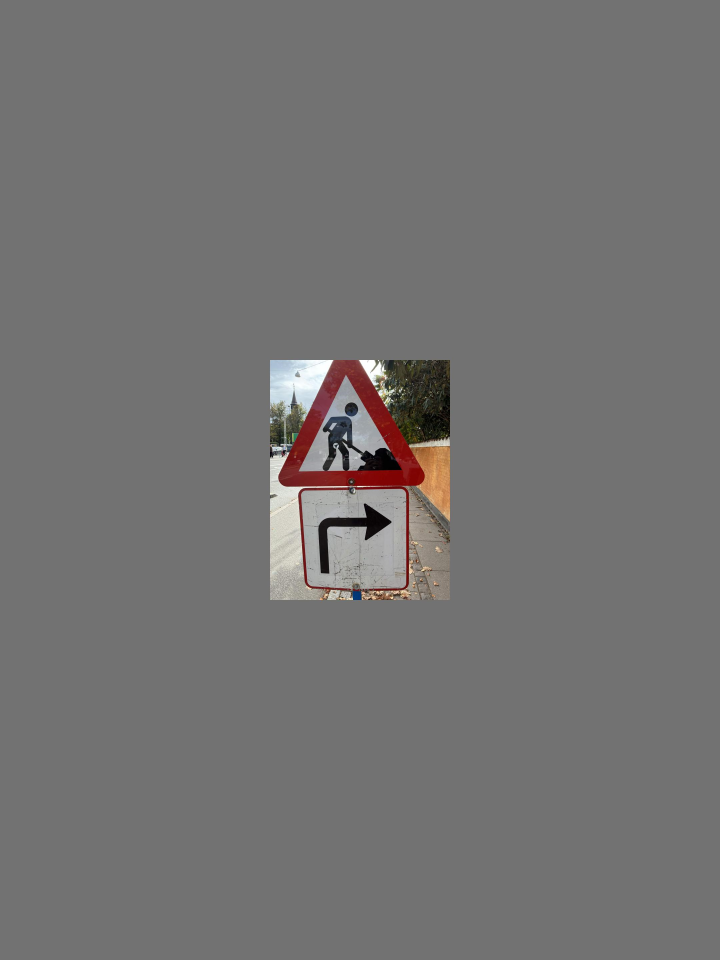
#> input picture OURData/Padded Everything/IMG_2948.jpg, 2160 x 2880 px, found by its file name (shown at 1/3 size); its folder holds only this picture in this run
$ python pad.py
#> lines starting #> are read from the running program, lines starting #| are printed output that depends on the picture
from os import listdir, makedirs
from os.path import isdir
from PIL import Image, ImageOps

DatasetPath = "./OURData/padded everything/"
#DatasetPath = "./datasets/GTSDB/images/val/"
imagePath = DatasetPath+""

imageList = []
filenames = listdir(imagePath)
for filename in filenames:
    imageList.append(DatasetPath+filename)

for file in filenames:
    image = Image.open(DatasetPath+file)
#> image is the input picture: PIL image 2160x2880 RGB; mean R, G, B 115.5, 114.3, 113.9
    image = ImageOps.exif_transpose(image)
    ow, oh = image.size
#> ow = 2160; oh = 2880
    scale = .25
    image = image.resize((int(image.width * scale), int(image.height * scale)))
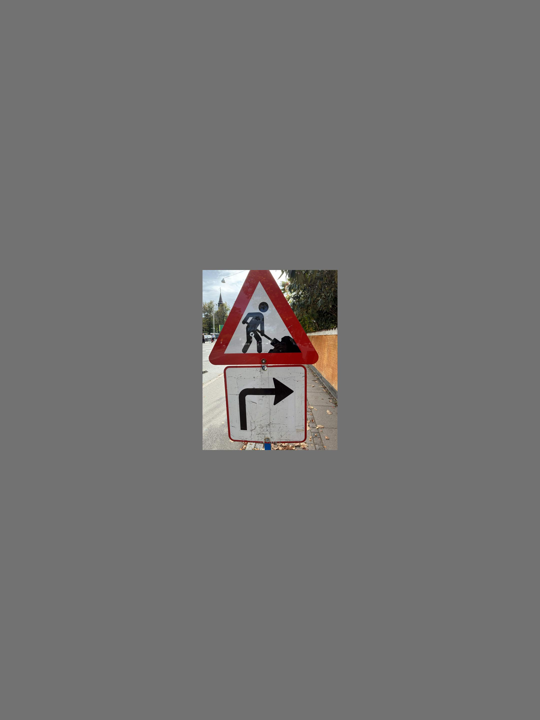
#> image: PIL image 540x720 RGB; mean R, G, B 115.5, 114.3, 113.9
    output = Image.new(image.mode, (ow, oh), (114, 114, 114))
#> output: PIL image 2160x2880 RGB; every value is 114
    output.paste(image, (int((ow - image.width) / 2), int((oh - image.height) / 2)))
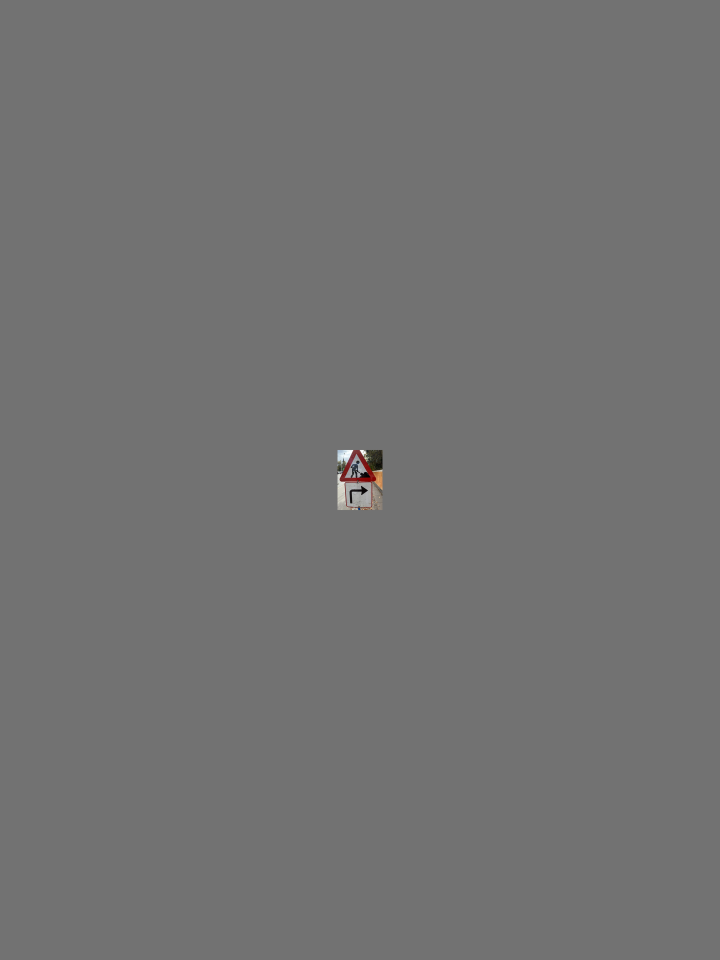
#> output: PIL image 2160x2880 RGB (shown at 1/3 size); mean R, G, B 114.1, 114, 114
    output.save(DatasetPath+file)

$ run again, on OURData/Padded Everything/IMG_2967.jpg
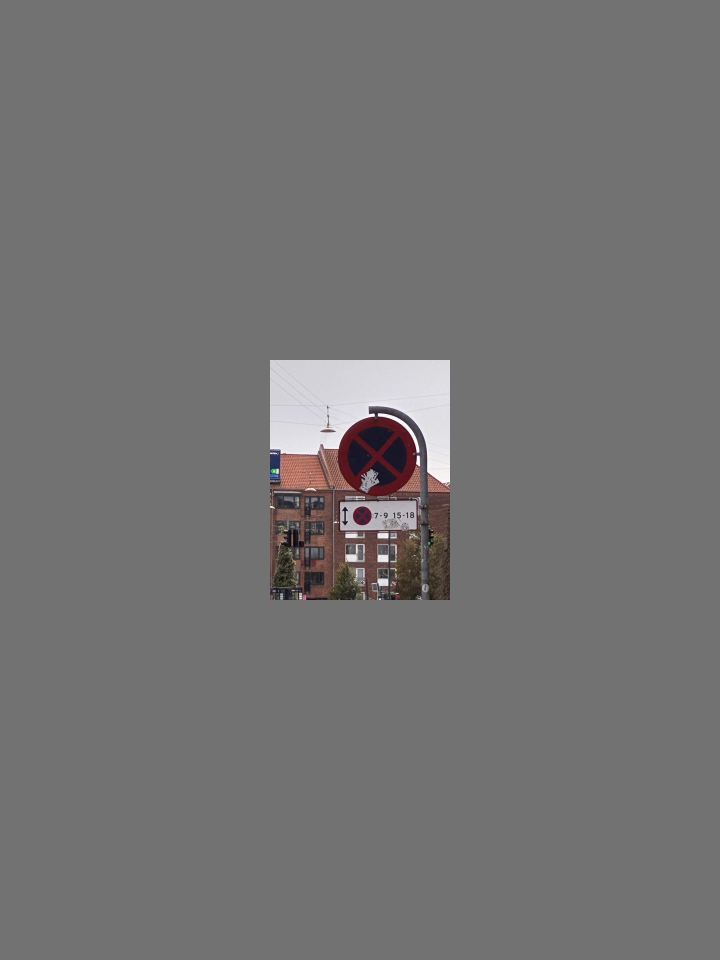
#> input picture OURData/Padded Everything/IMG_2967.jpg, 2160 x 2880 px, found by its file name (shown at 1/3 size)
#> image is the input picture: PIL image 2160x2880 RGB; mean R, G, B 115.6, 114.6, 114.8
#> `image = image.resize((int(image.width * scale), int(image.height * sca..`:
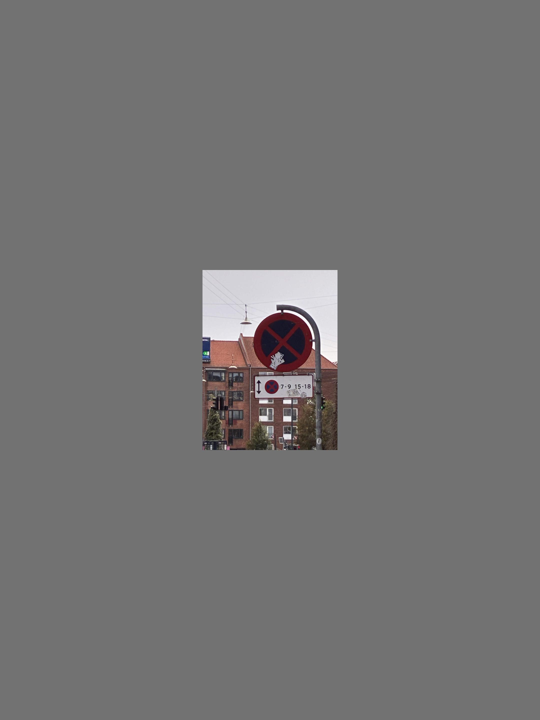
#> image: PIL image 540x720 RGB; mean R, G, B 115.6, 114.6, 114.8

$ run again, on OURData/Padded Everything/IMG_2949.jpg
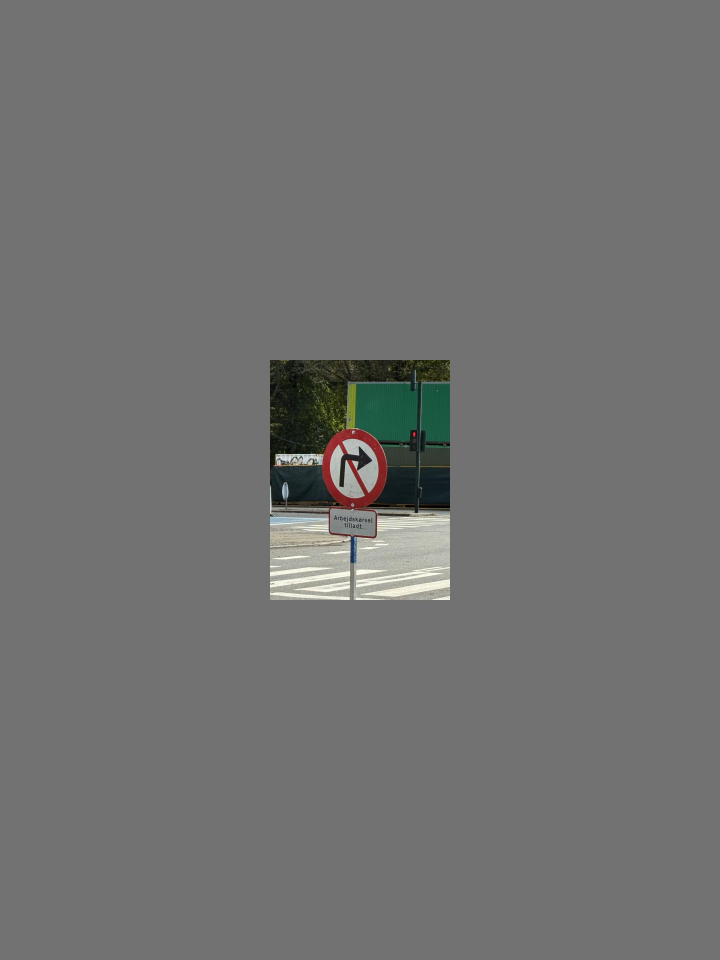
#> input picture OURData/Padded Everything/IMG_2949.jpg, 2160 x 2880 px, found by its file name (shown at 1/3 size)
#> image is the input picture: PIL image 2160x2880 RGB; mean R, G, B 113.3, 113.6, 112.9
#> `image = image.resize((int(image.width * scale), int(image.height * sca..`:
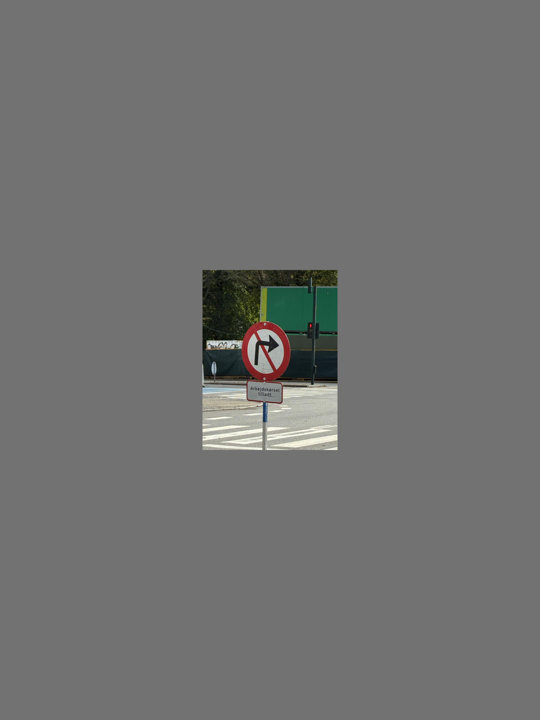
#> image: PIL image 540x720 RGB; mean R, G, B 113.3, 113.6, 112.9
